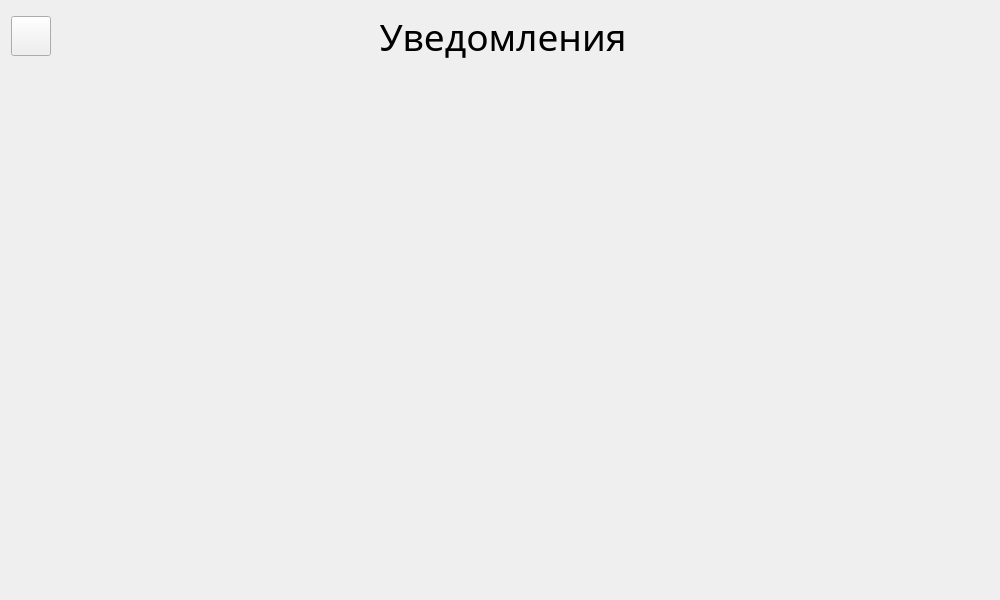
<?xml version="1.0" encoding="UTF-8"?>
<ui version="4.0">
 <class>mailWidget</class>
 <widget class="QWidget" name="mailWidget">
  <property name="geometry">
   <rect>
    <x>0</x>
    <y>0</y>
    <width>1000</width>
    <height>600</height>
   </rect>
  </property>
  <property name="font">
   <font>
    <family>Microsoft YaHei UI Light</family>
    <pointsize>16</pointsize>
   </font>
  </property>
  <property name="windowTitle">
   <string>Form</string>
  </property>
  <layout class="QVBoxLayout" name="verticalLayout">
   <item>
    <layout class="QHBoxLayout" name="horizontalLayout_5">
     <item>
      <widget class="QPushButton" name="buttonBack">
       <property name="minimumSize">
        <size>
         <width>40</width>
         <height>40</height>
        </size>
       </property>
       <property name="maximumSize">
        <size>
         <width>40</width>
         <height>16777215</height>
        </size>
       </property>
       <property name="text">
        <string/>
       </property>
       <property name="icon">
        <iconset theme="go-previous"/>
       </property>
      </widget>
     </item>
     <item>
      <widget class="QLabel" name="label">
       <property name="sizePolicy">
        <sizepolicy hsizetype="Preferred" vsizetype="Preferred">
         <horstretch>0</horstretch>
         <verstretch>0</verstretch>
        </sizepolicy>
       </property>
       <property name="maximumSize">
        <size>
         <width>16777215</width>
         <height>100</height>
        </size>
       </property>
       <property name="font">
        <font>
         <family>Microsoft YaHei UI Light</family>
         <pointsize>28</pointsize>
        </font>
       </property>
       <property name="text">
        <string>Уведомления</string>
       </property>
       <property name="alignment">
        <set>Qt::AlignmentFlag::AlignCenter</set>
       </property>
      </widget>
     </item>
     <item>
      <spacer name="horizontalSpacer_3">
       <property name="orientation">
        <enum>Qt::Orientation::Horizontal</enum>
       </property>
       <property name="sizeType">
        <enum>QSizePolicy::Policy::Fixed</enum>
       </property>
       <property name="sizeHint" stdset="0">
        <size>
         <width>40</width>
         <height>20</height>
        </size>
       </property>
      </spacer>
     </item>
    </layout>
   </item>
   <item>
    <widget class="QScrollArea" name="scrollArea">
     <property name="autoFillBackground">
      <bool>false</bool>
     </property>
     <property name="styleSheet">
      <string notr="true">background-color: rgba(255, 255, 255, 0);</string>
     </property>
     <property name="frameShape">
      <enum>QFrame::Shape::NoFrame</enum>
     </property>
     <property name="frameShadow">
      <enum>QFrame::Shadow::Plain</enum>
     </property>
     <property name="widgetResizable">
      <bool>true</bool>
     </property>
     <property name="alignment">
      <set>Qt::AlignmentFlag::AlignHCenter|Qt::AlignmentFlag::AlignTop</set>
     </property>
     <widget class="QWidget" name="scrollAreaWidgetContents">
      <property name="geometry">
       <rect>
        <x>0</x>
        <y>0</y>
        <width>982</width>
        <height>526</height>
       </rect>
      </property>
      <layout class="QVBoxLayout" name="verticalLayout_3">
       <item>
        <layout class="QVBoxLayout" name="mailBox"/>
       </item>
       <item>
        <spacer name="verticalSpacer">
         <property name="orientation">
          <enum>Qt::Orientation::Vertical</enum>
         </property>
         <property name="sizeHint" stdset="0">
          <size>
           <width>20</width>
           <height>40</height>
          </size>
         </property>
        </spacer>
       </item>
      </layout>
     </widget>
    </widget>
   </item>
  </layout>
 </widget>
 <resources/>
 <connections/>
</ui>
